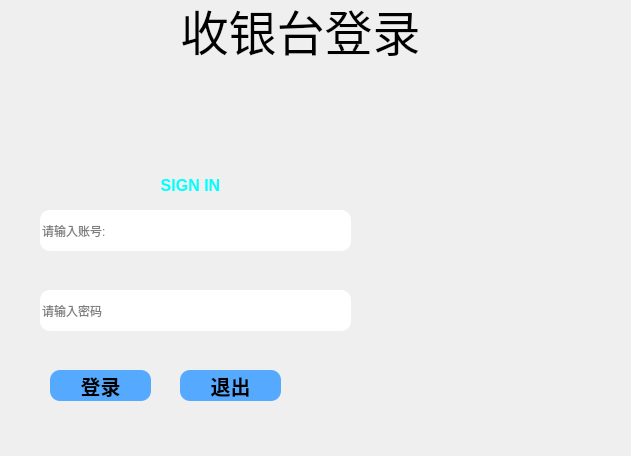
<?xml version="1.0" encoding="UTF-8"?>
<ui version="4.0">
 <class>serve</class>
 <widget class="QMainWindow" name="serve">
  <property name="geometry">
   <rect>
    <x>0</x>
    <y>0</y>
    <width>631</width>
    <height>456</height>
   </rect>
  </property>
  <property name="maximumSize">
   <size>
    <width>631</width>
    <height>456</height>
   </size>
  </property>
  <property name="sizeIncrement">
   <size>
    <width>631</width>
    <height>456</height>
   </size>
  </property>
  <property name="windowTitle">
   <string>serve</string>
  </property>
  <property name="styleSheet">
   <string notr="true">QMainWindow
{
border-image: url(:/images1/buckg.jpg);
}
</string>
  </property>
  <widget class="QWidget" name="centralwidget">
   <widget class="QLineEdit" name="passEdit">
    <property name="geometry">
     <rect>
      <x>40</x>
      <y>290</y>
      <width>311</width>
      <height>41</height>
     </rect>
    </property>
    <property name="styleSheet">
     <string notr="true">border-radius:10px;</string>
    </property>
    <property name="text">
     <string/>
    </property>
    <property name="echoMode">
     <enum>QLineEdit::Password</enum>
    </property>
    <property name="placeholderText">
     <string>请输入密码</string>
    </property>
   </widget>
   <widget class="QLabel" name="label_5">
    <property name="geometry">
     <rect>
      <x>150</x>
      <y>170</y>
      <width>81</width>
      <height>31</height>
     </rect>
    </property>
    <property name="font">
     <font>
      <pointsize>12</pointsize>
      <weight>75</weight>
      <bold>true</bold>
     </font>
    </property>
    <property name="styleSheet">
     <string notr="true">color: rgb(0, 255, 255);</string>
    </property>
    <property name="text">
     <string>SIGN IN</string>
    </property>
    <property name="alignment">
     <set>Qt::AlignCenter</set>
    </property>
   </widget>
   <widget class="QPushButton" name="chargeBt">
    <property name="geometry">
     <rect>
      <x>180</x>
      <y>370</y>
      <width>101</width>
      <height>31</height>
     </rect>
    </property>
    <property name="font">
     <font>
      <pointsize>15</pointsize>
      <weight>75</weight>
      <bold>true</bold>
     </font>
    </property>
    <property name="styleSheet">
     <string notr="true">border-radius:10px;
background-color: rgb(85, 170, 255);</string>
    </property>
    <property name="text">
     <string>退出</string>
    </property>
    <property name="icon">
     <iconset resource="image.qrc">
      <normaloff>:/images1/off.png</normaloff>:/images1/off.png</iconset>
    </property>
   </widget>
   <widget class="QLabel" name="label_2">
    <property name="geometry">
     <rect>
      <x>140</x>
      <y>80</y>
      <width>91</width>
      <height>91</height>
     </rect>
    </property>
    <property name="styleSheet">
     <string notr="true">border-image: url(:/images1/lo.png);</string>
    </property>
    <property name="text">
     <string/>
    </property>
   </widget>
   <widget class="QLineEdit" name="userEdit">
    <property name="geometry">
     <rect>
      <x>40</x>
      <y>210</y>
      <width>311</width>
      <height>41</height>
     </rect>
    </property>
    <property name="styleSheet">
     <string notr="true">border-radius:10px;</string>
    </property>
    <property name="text">
     <string/>
    </property>
    <property name="echoMode">
     <enum>QLineEdit::Normal</enum>
    </property>
    <property name="placeholderText">
     <string>请输入账号:</string>
    </property>
   </widget>
   <widget class="QPushButton" name="loginBt">
    <property name="geometry">
     <rect>
      <x>50</x>
      <y>370</y>
      <width>101</width>
      <height>31</height>
     </rect>
    </property>
    <property name="font">
     <font>
      <pointsize>15</pointsize>
      <weight>75</weight>
      <bold>true</bold>
     </font>
    </property>
    <property name="styleSheet">
     <string notr="true">background-color: rgb(85, 170, 255);
border-radius:10px;
</string>
    </property>
    <property name="text">
     <string>登录</string>
    </property>
    <property name="icon">
     <iconset resource="image.qrc">
      <normaloff>:/images1/login.png</normaloff>:/images1/login.png</iconset>
    </property>
   </widget>
   <widget class="QLabel" name="label">
    <property name="geometry">
     <rect>
      <x>140</x>
      <y>-10</y>
      <width>321</width>
      <height>81</height>
     </rect>
    </property>
    <property name="font">
     <font>
      <family>Agency FB</family>
      <pointsize>36</pointsize>
      <weight>50</weight>
      <bold>false</bold>
     </font>
    </property>
    <property name="text">
     <string>收银台登录</string>
    </property>
    <property name="alignment">
     <set>Qt::AlignCenter</set>
    </property>
   </widget>
   <widget class="KeyWin" name="widget" native="true">
    <property name="geometry">
     <rect>
      <x>360</x>
      <y>190</y>
      <width>251</width>
      <height>241</height>
     </rect>
    </property>
   </widget>
  </widget>
 </widget>
 <customwidgets>
  <customwidget>
   <class>KeyWin</class>
   <extends>QWidget</extends>
   <header location="global">keywin.h</header>
   <container>1</container>
  </customwidget>
 </customwidgets>
 <resources>
  <include location="image.qrc"/>
 </resources>
 <connections/>
</ui>
